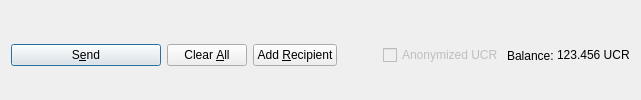
         <widget class="QFrame" name="frame_Send">
          <layout class="QHBoxLayout" name="horizontalLayout">
           <property name="bottomMargin">
            <number>0</number>
           </property>
           <item>
            <widget class="QPushButton" name="sendButton">
             <property name="minimumSize">
              <size>
               <width>150</width>
               <height>0</height>
              </size>
             </property>
             <property name="toolTip">
              <string>Confirm the send action</string>
             </property>
             <property name="text">
              <string>S&amp;end</string>
             </property>
             <property name="icon">
              <iconset resource="../ucr.qrc">
               <normaloff>:/icons/send</normaloff>:/icons/send</iconset>
             </property>
             <property name="autoDefault">
              <bool>false</bool>
             </property>
             <property name="default">
              <bool>true</bool>
             </property>
            </widget>
           </item>
           <item>
            <widget class="QPushButton" name="clearButton">
             <property name="sizePolicy">
              <sizepolicy hsizetype="Minimum" vsizetype="Fixed">
               <horstretch>0</horstretch>
               <verstretch>0</verstretch>
              </sizepolicy>
             </property>
             <property name="toolTip">
              <string>Clear all fields of the form.</string>
             </property>
             <property name="text">
              <string>Clear &amp;All</string>
             </property>
             <property name="icon">
              <iconset resource="../ucr.qrc">
               <normaloff>:/icons/remove</normaloff>:/icons/remove</iconset>
             </property>
             <property name="autoDefault">
              <bool>false</bool>
             </property>
            </widget>
           </item>
           <item>
            <widget class="QPushButton" name="addButton">
             <property name="toolTip">
              <string>Send to multiple recipients at once</string>
             </property>
             <property name="text">
              <string>Add &amp;Recipient</string>
             </property>
             <property name="icon">
              <iconset resource="../ucr.qrc">
               <normaloff>:/icons/add</normaloff>:/icons/add</iconset>
             </property>
             <property name="autoDefault">
              <bool>false</bool>
             </property>
            </widget>
           </item>
           <item>
            <spacer name="horizontalSpacer">
             <property name="orientation">
              <enum>Qt::Horizontal</enum>
             </property>
             <property name="sizeHint" stdset="0">
              <size>
               <width>40</width>
               <height>20</height>
              </size>
             </property>
            </spacer>
           </item>
           <item>
            <layout class="QHBoxLayout" name="horizontalLayout_2">
             <property name="spacing">
              <number>3</number>
             </property>
             <item>
              <widget class="QCheckBox" name="checkzUCR">
               <property name="enabled">
                <bool>false</bool>
               </property>
               <property name="text">
                <string>Anonymized UCR</string>
               </property>
              </widget>
             </item>
             <item>
              <widget class="QLabel" name="label">
               <property name="text">
                <string>Balance:</string>
               </property>
              </widget>
             </item>
             <item>
              <widget class="QLabel" name="labelBalance">
               <property name="sizePolicy">
                <sizepolicy hsizetype="Preferred" vsizetype="Fixed">
                 <horstretch>0</horstretch>
                 <verstretch>0</verstretch>
                </sizepolicy>
               </property>
               <property name="cursor">
                <cursorShape>IBeamCursor</cursorShape>
               </property>
               <property name="text">
                <string notr="true">123.456 UCR</string>
               </property>
               <property name="textInteractionFlags">
                <set>Qt::LinksAccessibleByMouse|Qt::TextSelectableByKeyboard|Qt::TextSelectableByMouse</set>
               </property>
              </widget>
             </item>
            </layout>
           </item>
          </layout>
         </widget>
